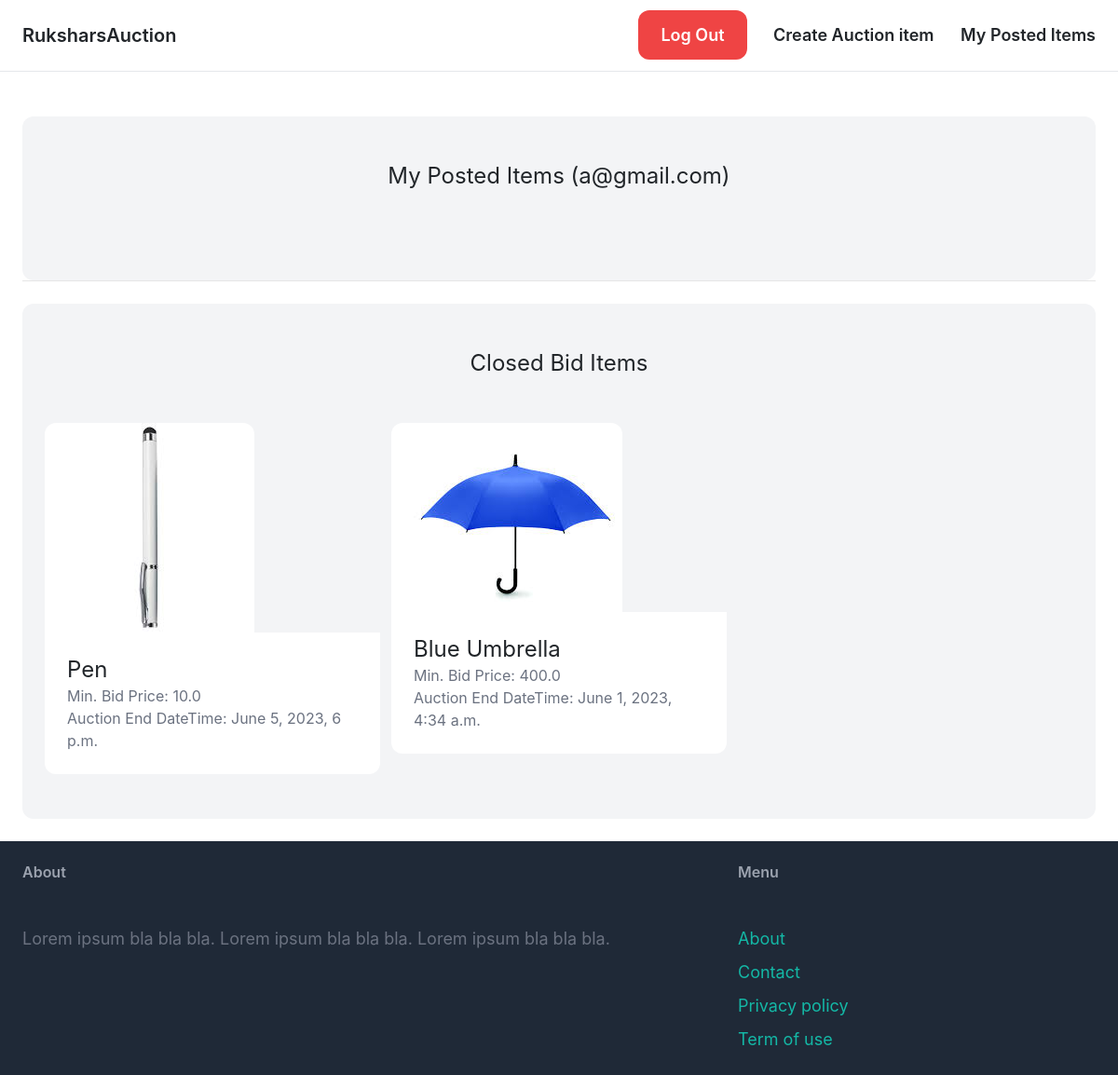
Page /dashboard/ (signed in) on the earlier database version.
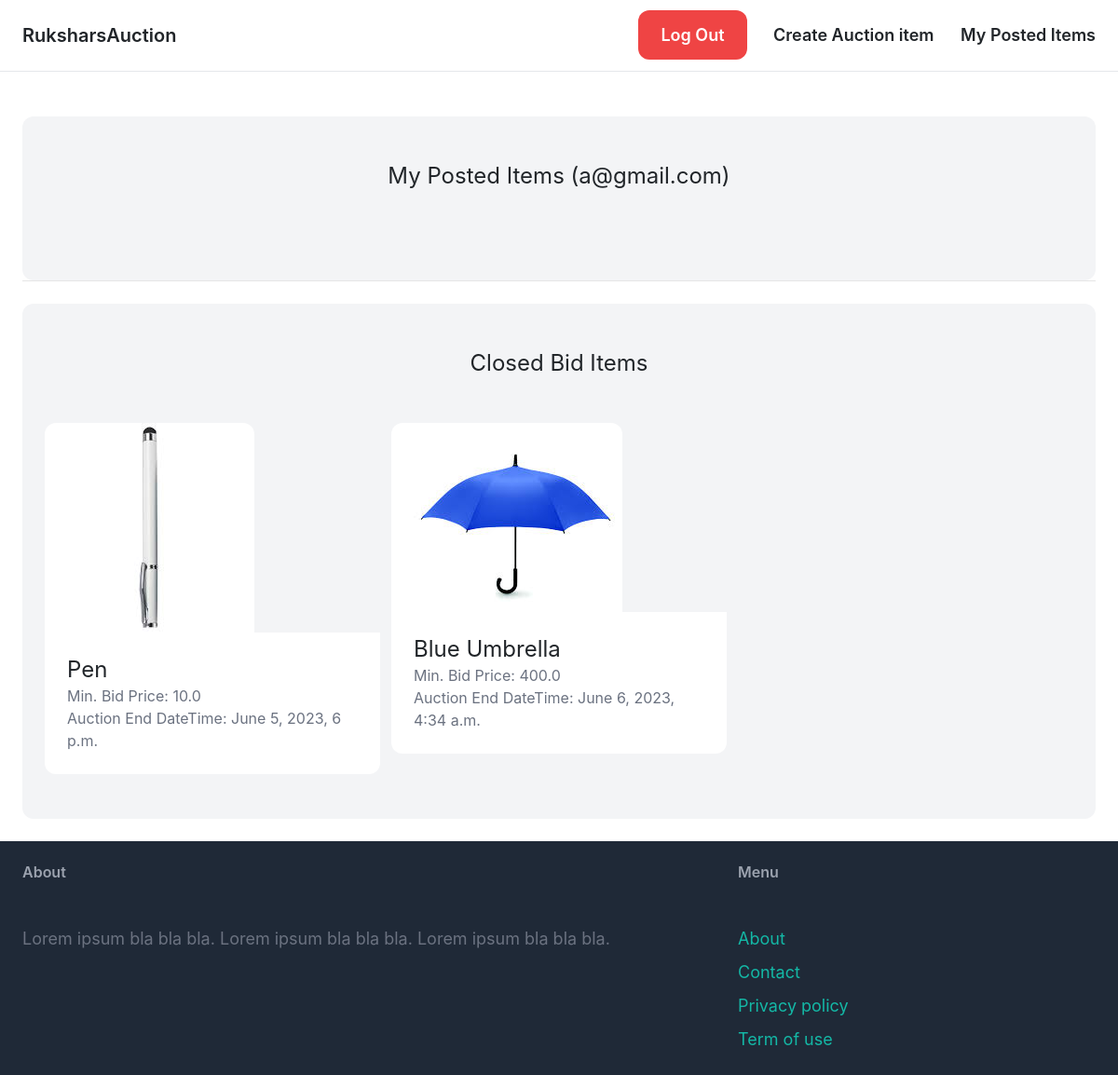
Same page on the later database version.
### item/models.py (models this page shows, shortened)
class Item(models.Model):
    name = models.CharField(max_length=255)
    description = models.TextField(blank=True, null=True)
    minimum_bid_price = models.FloatField()
    image = models.ImageField(upload_to='item_images',blank=True, null=True)
    is_bid_close = models.BooleanField(default=False)
    created_by = models.ForeignKey(CustomUser, related_name='items', on_delete=models.CASCADE)
    created_at = models.DateTimeField(auto_now_add=True)
    auction_end_datetime = models.DateTimeField()

### dashboard/views.py (the view)
# urls.py: path('', views.index, name='index'),
@login_required
def index(request):
    close_bids()
    items_bid_open = Item.objects.filter(is_bid_close=False, created_by=request.user).order_by('-auction_end_datetime')
    items_bid_close = Item.objects.filter(is_bid_close=True, created_by=request.user)
    return render(request, 'dashboard/index.html', {
        'items_bid_open': items_bid_open,
        'items_bid_close': items_bid_close,
    })

### dashboard/views.py (called while the page is built)
def close_bids():
    items_need_to_close_bid= Item.objects.filter(is_bid_close=False,auction_end_datetime__lte=timezone.now())
    print('Items whose bids are now closing:')
    for item in items_need_to_close_bid:
        print(item.name)
        max_bid = item.bids.filter(bid_price__gt=item.minimum_bid_price, updated_at__lte=item.auction_end_datetime).order_by('-bid_price', 'updated_at').first() #get the bid with the hightest price with the earliest time
        if max_bid is not None:
            print('Max bid: ', max_bid.bid_price, ' by: ', max_bid.bid_placed_by.username)
            max_bid.is_winner = True
            max_bid.save()
        item.is_bid_close = True #closing the bid
        item.save()

### dashboard/templates/dashboard/index.html (shortened to what this page needs)
{% extends 'core/base.html' %}
{% block content %}
    <div class="mt-6 px-6 py-12 bg-gray-100 rounded-xl">
        <h2 class="mb-12 text-2xl text-center">My Posted Items ({{ request.user.username }})</h2>
    </div>
    <hr>
    <div class="mt-6 px-6 py-12 bg-gray-100 rounded-xl">
        <h2 class="mb-12 text-2xl text-center">Closed Bid Items</h2>
        <div class="grid grid-cols-3 gap-3">
            {% for item in items_bid_close %}
                <div>
                    <a href="{% url 'item:detail' item.id %}">
                        <div>
                            <img src="{{ item.image.url }}" class="rounded-t-xl">
                        </div>
                        <div class="p-6 bg-white rounded-b-xl">
                            <h2 class="text-2xl">{{ item.name }}</h2>
                            <p class="text-gray-500">Min. Bid Price: {{ item.minimum_bid_price }}</p>
                            <p class="text-gray-500">Auction End DateTime: {{ item.auction_end_datetime }}</p>
                        </div>
                    </a>
                </div>
            {% endfor %}
        </div>
    </div>
{% endblock %}

Differences in the rows shown:
changed Item "Blue Umbrella": auction_end_datetime "June 1, 2023, 4:34 a.m." → "June 6, 2023, 4:34 a.m."
